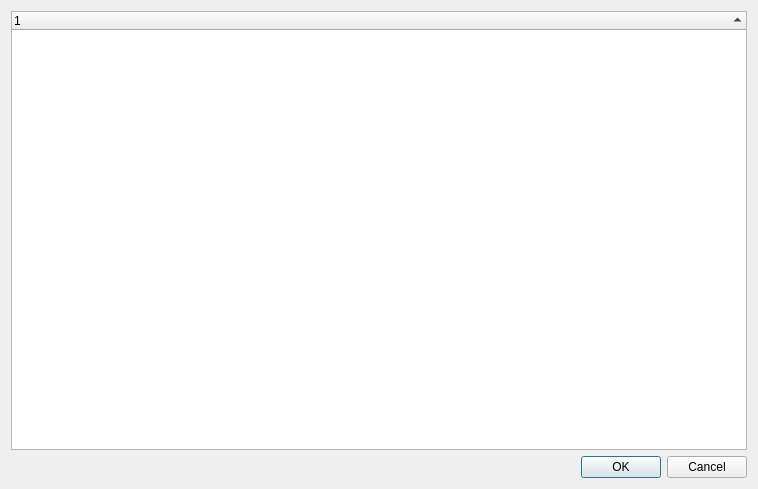
<?xml version="1.0" encoding="UTF-8"?>
<ui version="4.0">
 <class>DialogChoosePreset</class>
 <widget class="QDialog" name="DialogChoosePreset">
  <property name="geometry">
   <rect>
    <x>0</x>
    <y>0</y>
    <width>758</width>
    <height>489</height>
   </rect>
  </property>
  <property name="windowTitle">
   <string>Choose Preset</string>
  </property>
  <layout class="QGridLayout" name="gridLayout">
   <item row="0" column="0">
    <layout class="QVBoxLayout" name="verticalLayout">
     <item>
      <widget class="QTreeWidget" name="m_presetTree">
       <property name="rootIsDecorated">
        <bool>false</bool>
       </property>
       <property name="sortingEnabled">
        <bool>true</bool>
       </property>
       <column>
        <property name="text">
         <string notr="true">1</string>
        </property>
       </column>
      </widget>
     </item>
     <item>
      <widget class="QDialogButtonBox" name="buttonBox">
       <property name="orientation">
        <enum>Qt::Horizontal</enum>
       </property>
       <property name="standardButtons">
        <set>QDialogButtonBox::Cancel|QDialogButtonBox::Ok</set>
       </property>
      </widget>
     </item>
    </layout>
   </item>
  </layout>
 </widget>
 <resources/>
 <connections>
  <connection>
   <sender>buttonBox</sender>
   <signal>accepted()</signal>
   <receiver>DialogChoosePreset</receiver>
   <slot>accept()</slot>
   <hints>
    <hint type="sourcelabel">
     <x>248</x>
     <y>254</y>
    </hint>
    <hint type="destinationlabel">
     <x>157</x>
     <y>274</y>
    </hint>
   </hints>
  </connection>
  <connection>
   <sender>buttonBox</sender>
   <signal>rejected()</signal>
   <receiver>DialogChoosePreset</receiver>
   <slot>reject()</slot>
   <hints>
    <hint type="sourcelabel">
     <x>316</x>
     <y>260</y>
    </hint>
    <hint type="destinationlabel">
     <x>286</x>
     <y>274</y>
    </hint>
   </hints>
  </connection>
 </connections>
</ui>
